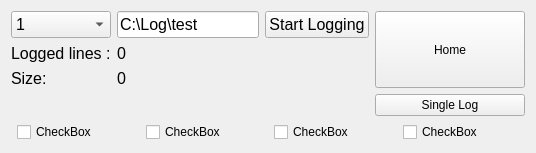
      <widget class="QWidget" name="tabLogging">
       <attribute name="title">
        <string>Logging</string>
       </attribute>
       <layout class="QFormLayout" name="formLayout">
        <item row="0" column="0" colspan="2">
         <layout class="QGridLayout" name="gridLayout_11">
          <property name="sizeConstraint">
           <enum>QLayout::SetMinimumSize</enum>
          </property>
          <item row="2" column="0">
           <widget class="QLabel" name="label_13">
            <property name="font">
             <font>
              <pointsize>12</pointsize>
             </font>
            </property>
            <property name="text">
             <string>Size:</string>
            </property>
           </widget>
          </item>
          <item row="2" column="1">
           <widget class="QLabel" name="labelFileSize">
            <property name="font">
             <font>
              <pointsize>12</pointsize>
             </font>
            </property>
            <property name="text">
             <string>0</string>
            </property>
           </widget>
          </item>
          <item row="0" column="3" rowspan="3">
           <widget class="QPushButton" name="pushButtonLoggingHome">
            <property name="sizePolicy">
             <sizepolicy hsizetype="Minimum" vsizetype="Minimum">
              <horstretch>0</horstretch>
              <verstretch>0</verstretch>
             </sizepolicy>
            </property>
            <property name="minimumSize">
             <size>
              <width>150</width>
              <height>0</height>
             </size>
            </property>
            <property name="text">
             <string>Home</string>
            </property>
            <property name="icon">
             <iconset resource="../PowerLAB.qrc">
              <normaloff>:/images/home.svg</normaloff>:/images/home.svg</iconset>
            </property>
            <property name="iconSize">
             <size>
              <width>32</width>
              <height>32</height>
             </size>
            </property>
           </widget>
          </item>
          <item row="1" column="0">
           <widget class="QLabel" name="label_12">
            <property name="font">
             <font>
              <pointsize>12</pointsize>
             </font>
            </property>
            <property name="text">
             <string>Logged lines :</string>
            </property>
           </widget>
          </item>
          <item row="0" column="1">
           <widget class="QLineEdit" name="lineEditLogFileName">
            <property name="font">
             <font>
              <pointsize>12</pointsize>
             </font>
            </property>
            <property name="text">
             <string>C:\Log\test</string>
            </property>
           </widget>
          </item>
          <item row="1" column="1">
           <widget class="QLabel" name="labelLoggingLine">
            <property name="font">
             <font>
              <pointsize>12</pointsize>
             </font>
            </property>
            <property name="text">
             <string>0</string>
            </property>
           </widget>
          </item>
          <item row="0" column="0">
           <widget class="QComboBox" name="comboBoxLoggingIntervall">
            <property name="font">
             <font>
              <pointsize>12</pointsize>
             </font>
            </property>
            <property name="currentIndex">
             <number>0</number>
            </property>
            <item>
             <property name="text">
              <string>1</string>
             </property>
            </item>
            <item>
             <property name="text">
              <string>2</string>
             </property>
            </item>
            <item>
             <property name="text">
              <string>5</string>
             </property>
            </item>
            <item>
             <property name="text">
              <string>10</string>
             </property>
            </item>
            <item>
             <property name="text">
              <string>15</string>
             </property>
            </item>
           </widget>
          </item>
          <item row="0" column="2">
           <widget class="QPushButton" name="pushButtonStartLogging">
            <property name="font">
             <font>
              <pointsize>12</pointsize>
             </font>
            </property>
            <property name="text">
             <string>Start Logging</string>
            </property>
           </widget>
          </item>
          <item row="3" column="3">
           <widget class="QPushButton" name="pushButtonSingleLog">
            <property name="text">
             <string>Single Log</string>
            </property>
           </widget>
          </item>
         </layout>
        </item>
        <item row="1" column="0">
         <widget class="Line" name="line">
          <property name="orientation">
           <enum>Qt::Horizontal</enum>
          </property>
         </widget>
        </item>
        <item row="1" column="1">
         <layout class="QGridLayout" name="gridLayout_18">
          <property name="sizeConstraint">
           <enum>QLayout::SetMaximumSize</enum>
          </property>
          <item row="0" column="2">
           <widget class="QCheckBox" name="checkBox_3">
            <property name="text">
             <string>CheckBox</string>
            </property>
           </widget>
          </item>
          <item row="0" column="3">
           <widget class="QCheckBox" name="checkBox_2">
            <property name="text">
             <string>CheckBox</string>
            </property>
           </widget>
          </item>
          <item row="0" column="0">
           <widget class="QCheckBox" name="checkBox">
            <property name="text">
             <string>CheckBox</string>
            </property>
           </widget>
          </item>
          <item row="0" column="1">
           <widget class="QCheckBox" name="checkBox_4">
            <property name="text">
             <string>CheckBox</string>
            </property>
           </widget>
          </item>
         </layout>
        </item>
       </layout>
      </widget>
